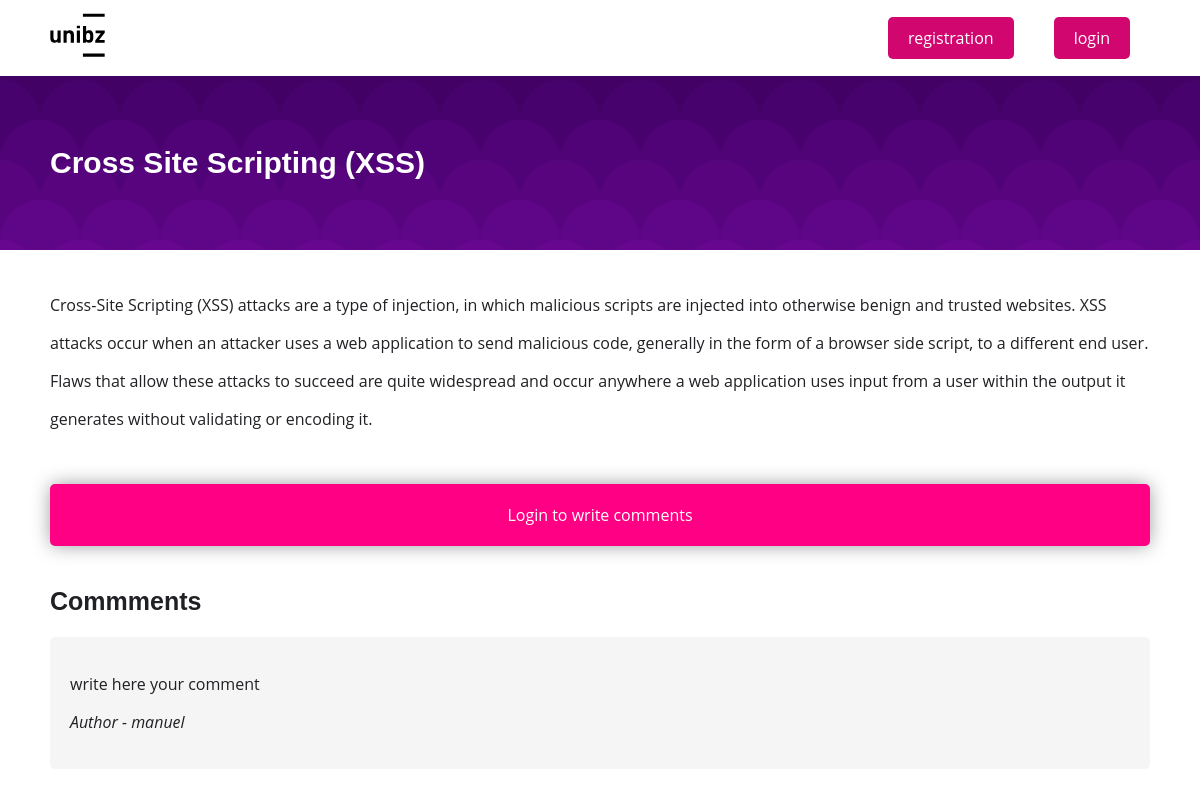
The page /?page=post&id=21 on the database its author committed.
### tables this page shows
CREATE TABLE `post` (
  `id` bigint(20) NOT NULL,
  `username` varchar(100) NOT NULL,
  `title` varchar(200) NOT NULL,
  `content` longtext NOT NULL
);

CREATE TABLE `comment` (
  `id` bigint(20) NOT NULL,
  `post` bigint(20) NOT NULL,
  `username` varchar(100) NOT NULL,
  `content` longtext NOT NULL
);

### auth.php (called while the page is built, shortened)
<?php
$dsn = 'mysql:host=localhost;dbname=blog';
$user = 'root';
$pwd = 'root';
$PDO = new PDO ($dsn, $user, $pwd);
function getSinglePost($id) {
    global $PDO;
    $sql = 'SELECT * FROM post WHERE id = ?';
    $stmt = $PDO->prepare($sql);
    $stmt->execute( [$id] );
    $postQuery = $stmt->fetchAll();
    if ( !empty($postQuery) ) {
        return $postQuery;
    }else {
        return false;
    }
}
function getComments($post) {
    global $PDO;
    $sql = 'SELECT * FROM comment WHERE post = ? ORDER BY id DESC';
    $stmt = $PDO->prepare($sql);
    $stmt->execute( [$post] );
    return $stmt->fetchAll();
}

### post/show-post.php (the view, shortened to what this page needs)
<?php
require './components/header.php';
if ( !empty($_GET['id']) && getSinglePost($_GET['id']) !== false ) :
    $postQueryInformation = getSinglePost($_GET['id'])[0];
    $postCommentQuery = getComments($_GET['id']);
?>
<div id="post-page-title-container">
    <h1><?php echo $postQueryInformation['title']; ?></h1>
</div>
<div id="post-page-content-container">
    <p><?php echo $postQueryInformation['content']; ?></p>
</div>
<div id="post-page-comment-container">
    <?php if ( isset($_COOKIE['user']) ) : ?>
    <form method="POST">
        <h3>Write your comment</h3>
        <input type="hidden" name="csrf_token" value="<?php echo $_COOKIE['csrf_token']; ?>" />
        <textarea name="content">write here your comment</textarea>
        <input type="submit" name="create_post" value="submit" required/>
    </form>
    <?php else : ?>
        <a href="/?page=login" id="login-to-write-content">Login to write comments</a>
    <?php endif; ?>
    <?php if ( !empty($postCommentQuery) ) : ?>
    <div id="post-page-comment-list">
        <h2>Commments</h2>
        <?php foreach($postCommentQuery as $singleRow) : ?>
            <div class="single-post-comment">
                <div class="single-post-comment-content">
                    <p><?php echo $singleRow['content']; ?></p>
                    <p class="comment-author">Author - <?php echo $singleRow['username']; ?></p>
                </div>
            </div>
        <?php endforeach; ?>
    </div>
    <?php endif; ?>
</div>
<?php else : ?>
<div id="problem-container">
    <h1>404</h1>
</div>
<?php endif; ?>

### main.css (style rules this page uses)
h1, h2, h3, h4, h5, h6 { font-family: 'Nunito', sans-serif !important; color: #202124; }
body { margin:0px }
h1 { font-size:30px }
h2 { font-size: 25px; }
p, span, div { font-family: 'Open Sans', sans-serif; font-size:16px ; color: #202124; }
#post-page-title-container { background-color: #330055; background-attachment: fixed; background-size: contain; padding: 50px; }
#post-page-title-container h1 { color: white; }
#post-page-content-container { padding: 20px 50px }
#post-page-content-container p { line-height: 38px; }
#post-page-comment-list { padding: 10px 50px; }
.single-post-comment { padding: 20px; background: whitesmoke; border-radius: 5px; margin: 20px 0px; }
.comment-author { font-style: italic; }
#login-to-write-content { margin: 10px 50px; padding: 20px; background-color: #ff0084; color: white; text-align: center; border-radius: 5px; -webkit-box-shadow: 0 0 19px -1px #969696; -moz-box-shadow: 0 0 19px -1px #969696; box-shadow: 0 0 19px -1px #969696; text-decoration: none; display: block; }

### rows shown on the page
post: title "Cross Site Scripting (XSS)", content "Cross-Site Scripting (XSS) attacks are a type of injection, in which malicious scripts are injected into otherwise benign and trusted websites. XSS attacks occur when an attacker uses a web application to send malicious code, generally in the form of a browser side script, to a different end user. Flaws that allow these attacks to succeed are quite widespread and occur anywhere a web application uses input from a user within the output it generates without validating or encoding it."
comment: content "write here your comment", username "manuel"
